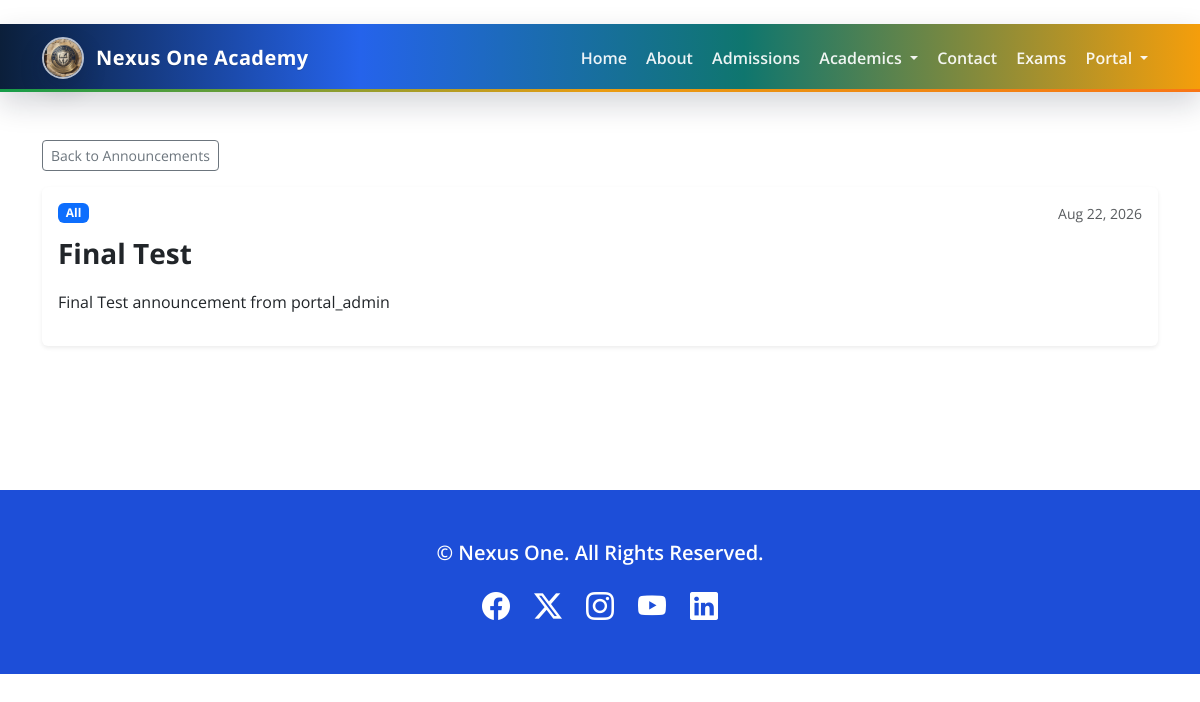
Screenshot of /announcements/ann-final/ (signed in) with the database file from the repository.
### announcements/models.py (models this page shows, shortened)
class Announcement(models.Model):
    AUDIENCE_CHOICES = [
        ('ALL', 'All'),
        ('STUDENTS', 'Students Only'),
        ('TEACHERS', 'Teachers Only'),
        ('PARENTS', 'Parents Only'),
    ]
    title = models.CharField(max_length=255)
    slug = models.SlugField(max_length=255, unique=True)
    content = models.TextField()
    target_audience = models.CharField(max_length=10, choices=AUDIENCE_CHOICES, default='ALL')
    author = models.ForeignKey(settings.AUTH_USER_MODEL, on_delete=models.SET_NULL, null=True, related_name='announcements')
    is_important = models.BooleanField(default=False, help_text="Pin this announcement to top")
    is_published = models.BooleanField(default=True)
    attachment = models.FileField(upload_to='announcements/attachments/', blank=True, null=True)
    created_at = models.DateTimeField(auto_now_add=True)
    updated_at = models.DateTimeField(auto_now=True)
    class Meta:
        ordering = ['-is_important', '-created_at']

### announcements/views.py (the view)
# urls.py: path('<slug:slug>/', views.announcement_detail, name='detail'),
def announcement_detail(request, slug):
    announcement = get_object_or_404(Announcement, slug=slug, is_published=True)
    return render(request, 'announcements/detail.html', {'announcement': announcement})

### accounts/context_processors.py (called while the page is built)
def permissions(request):
    user = getattr(request, 'user', None)
    if user is None or not user.is_authenticated:
        return {'can_manage_school_operations': False, 'user_group': None}
    return {
        'can_manage_school_operations': can_manage_school_operations(user),
        'user_group': primary_group_name(user),
    }

### accounts/permissions.py (called while the page is built)
def can_manage_school_operations(user):
    if not getattr(user, 'is_authenticated', False):
        return False
    return user.is_staff or user.has_perm(MANAGE_SCHOOL_OPERATIONS_PERM)

def primary_group_name(user):
    if not getattr(user, 'is_authenticated', False):
        return None
    group = user.groups.filter(name__in=ALL_GROUPS).values_list('name', flat=True).first()
    if group:
        return group
    return ROLE_TO_GROUP.get(str(getattr(user, 'role', '')).upper())

### birthdaygreetings/processors.py (called while the page is built)
def todays_celebrants(request):
    today = timezone.now().date()
    celebrants = BirthdayProfile.objects.filter(
        date_of_birth__month=today.month,
        date_of_birth__day=today.day,
    ).select_related('user')
    return {
        'todays_celebrants': celebrants,
    }

### announcements/templates/announcements/detail.html (shortened to what this page needs)
{% extends "base.html" %}
{% block content %}
<div class="container py-4">
  <a href="{% url 'announcements:list' %}" class="btn btn-outline-secondary btn-sm mb-3">Back to Announcements</a>
  <article class="card shadow-sm border-0">
    <div class="card-body">
      <div class="d-flex justify-content-between align-items-start mb-2">
        <span class="badge bg-primary">{{ announcement.get_target_audience_display }}</span>
        <small class="text-muted">{{ announcement.created_at|date:"M d, Y" }}</small>
      </div>
      <h2 class="card-title mb-3">
        {{ announcement.title }}
      </h2>
      <p class="card-text">{{ announcement.content|linebreaks }}</p>
    </div>
  </article>
</div>
{% endblock %}

### kavod/templates/base.html (style rules this page uses)
:root { --ink: #0f172a; --navy: #0b1f3a; --blue: #2563eb; --teal: #0f766e; --green: #16a34a; --amber: #f59e0b; --orange: #f97316; --paper: #f8fafc; --line: rgba(148, 163, 184, 0.25); }
* { box-sizing: border-box; }
html { scroll-behavior: smooth; }
body { margin: 0; min-height: 100vh; color: var(--ink); font-family: 'Open Sans', 'Roboto', 'Segoe UI', sans-serif; font-size: 1rem; line-height: 1.5; background: #ffffff; }
h1, h2, h3, h4, h5, h6 { font-family: 'Open Sans', 'Roboto', 'Segoe UI', sans-serif; line-height: 1.5; font-weight: 700; }
h2 { font-size: 1.75rem; }
p, .readable { max-width: 45ch; line-height: 1.5; }

### rows the page displays
Announcement: target_audience "All", created_at "Aug 22, 2026", title "Final Test", content "Final Test announcement from portal_admin"
